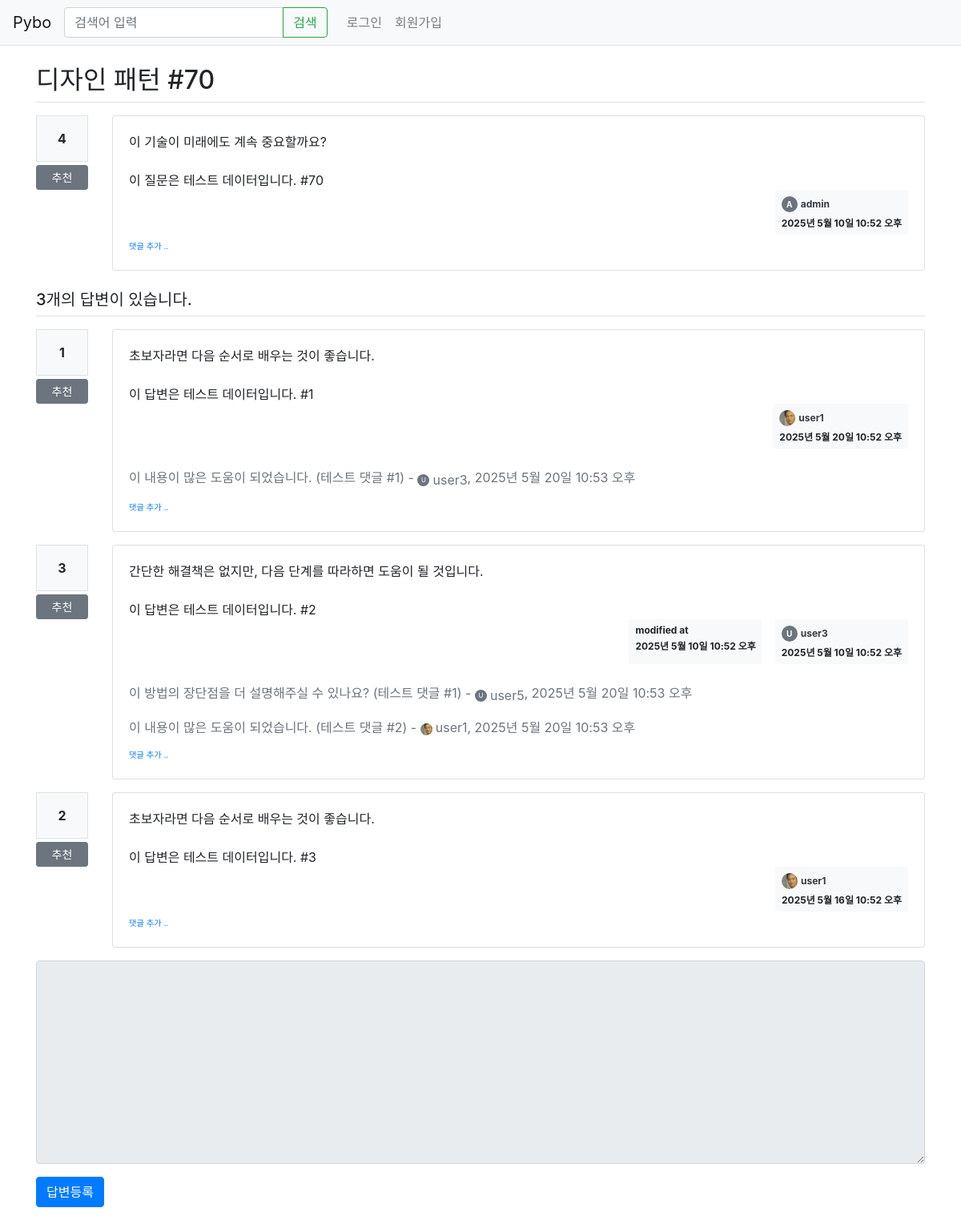
/pybo/598/, run on the app's committed database.
### pybo/models.py (models this page shows, shortened)
class Question(models.Model):
    author = models.ForeignKey(User, on_delete=models.CASCADE, related_name='author_question')
    subject = models.CharField(max_length=200)
    content = models.TextField()
    image = models.ImageField(upload_to='question_images/', null=True, blank=True)
    create_date = models.DateTimeField()
    modify_date = models.DateTimeField(null=True, blank=True)
    voter = models.ManyToManyField(User, related_name='voter_question')

class Answer(models.Model):
    author = models.ForeignKey(User, on_delete=models.CASCADE, related_name='author_answer')
    question = models.ForeignKey(Question, on_delete=models.CASCADE)
    content = models.TextField()
    create_date = models.DateTimeField()
    modify_date = models.DateTimeField(null=True, blank=True)
    voter = models.ManyToManyField(User, related_name='voter_answer')

class Comment(models.Model):
    author = models.ForeignKey(User, on_delete=models.CASCADE)
    content = models.TextField()
    create_date = models.DateTimeField()
    modify_date = models.DateTimeField(null=True, blank=True)
    question = models.ForeignKey(Question, null=True, blank=True, on_delete=models.CASCADE)
    answer = models.ForeignKey(Answer, null=True, blank=True, on_delete=models.CASCADE)

### common/models.py (models this page shows, shortened)
class Profile(models.Model):
    user = models.OneToOneField(User, on_delete=models.CASCADE, related_name='profile')
    profile_picture = models.ImageField(upload_to='profile_pics/', null=True, blank=True)

### pybo/views/base_views.py (the view)
# urls.py: path('<int:question_id>/', DetailView.as_view(), name='detail'),
class DetailView(DetailView):
    model = Question
    template_name = 'pybo/question_detail.html'
    context_object_name = 'question'
    pk_url_kwarg = 'question_id'
    def get_object(self, queryset=None):
        try:
            return QuestionService.get_question(self.kwargs.get(self.pk_url_kwarg))
        except ResourceNotFoundException:
            return get_object_or_404(Question, pk=self.kwargs.get(self.pk_url_kwarg))

### pybo/services/question_service.py (called while the page is built)
    @staticmethod
    def get_question(question_id):
        try:
            return Question.objects.get(pk=question_id)
        except Question.DoesNotExist:
            raise ResourceNotFoundException(f"Question with ID {question_id} not found")

### templates/pybo/question_detail.html (shortened to what this page needs)
{% extends 'base.html' %}
{% block content %}
<div class="container my-3">
    <h2 class="border-bottom py-2">{{ question.subject }}</h2>
    <div class="row my-3">
        <div class="col-1">
            <div class="bg-light text-center p-3 border font-weight-bolder mb-1">{{question.voter.count}}</div>
            <a href="#" data-uri="{% url 'pybo:vote_question' question.id  %}"
               class="recommend btn btn-sm btn-secondary btn-block my-1">추천</a>
        </div>
        <div class="col-11">
            <div class="card">
                <div class="card-body">
                    <div class="card-text" style="white-space: pre-line;">{{ question.content }}</div>
                    <div class="d-flex justify-content-end">
                        <div class="badge badge-light p-2 text-left">
                            <div class="mb-2 d-flex align-items-center">
                                <a href="{% url 'common:profile_user' question.author.id %}" class="mr-1">
                                    {% if question.author.profile.profile_picture %}
                                    <img src="{{ question.author.profile.profile_picture.url }}" alt="Profile Picture" class="rounded-circle" style="width: 20px; height: 20px; object-fit: cover;">
                                    {% else %}
                                    <div class="rounded-circle bg-secondary d-flex align-items-center justify-content-center" style="width: 20px; height: 20px; color: white; font-size: 10px;">
                                        {{ question.author.username.0|upper }}
                                    </div>
                                    {% endif %}
                                </a>
                                <a href="{% url 'common:profile_user' question.author.id %}" class="text-dark">
                                    {{ question.author.username }}
                                </a>
                            </div>
                            <div>{{ question.create_date }}</div>
                        </div>
                    </div>
                    <div>
                        <a href="{% url 'pybo:comment_create_question' question.id  %}"
                           class="small"><small>댓글 추가 ..</small></a>
                    </div>
                </div>
            </div>
        </div>
    </div>
    <h5 class="border-bottom my-3 py-2">{{question.answer_set.count}}개의 답변이 있습니다.</h5>
    {% for answer in question.answer_set.all %}
    <div class="row my-3">
        <div class="col-1">
            <div class="bg-light text-center p-3 border font-weight-bolder mb-1">{{answer.voter.count}}</div>
            <a href="#" data-uri="{% url 'pybo:vote_answer' answer.id  %}"
                class="recommend btn btn-sm btn-secondary btn-block my-1">추천</a>
        </div>
        <div class="col-11">
            <div class="card">
                <div class="card-body">
                    <div class="card-text" style="white-space: pre-line;">{{ answer.content }}</div>
                    <div class="d-flex justify-content-end">
                        {% if answer.modify_date %}
                        <div class="badge badge-light p-2 text-left mx-3">
                            <div class="mb-2">modified at</div>
                            <div>{{ answer.modify_date }}</div>
                        </div>
                        {% endif %}
                        <div class="badge badge-light p-2 text-left">
                            <div class="mb-2 d-flex align-items-center">
                                <a href="{% url 'common:profile_user' answer.author.id %}" class="mr-1">
                                    {% if answer.author.profile.profile_picture %}
                                    <img src="{{ answer.author.profile.profile_picture.url }}" alt="Profile Picture" class="rounded-circle" style="width: 20px; height: 20px; object-fit: cover;">
                                    {% else %}
                                    <div class="rounded-circle bg-secondary d-flex align-items-center justify-content-center" style="width: 20px; height: 20px; color: white; font-size: 10px;">
                                        {{ answer.author.username.0|upper }}
                                    </div>
                                    {% endif %}
                                </a>
                                <a href="{% url 'common:profile_user' answer.author.id %}" class="text-dark">
                                    {{ answer.author.username }}
                                </a>
                            </div>
                            <div>{{ answer.create_date }}</div>
                        </div>
                    </div>
                    {% if answer.comment_set.count > 0 %}
                    <div class="mt-3">
                    {% for comment in answer.comment_set.all %}
                        <div class="comment py-2 text-muted">
                            <span style="white-space: pre-line;">{{ comment.content }}</span>
                            <span>
                                -
                                <span class="d-inline-flex align-items-center">
                                    <a href="{% url 'common:profile_user' comment.author.id %}" class="mr-1">
                                        {% if comment.author.profile.profile_picture %}
                                        <img src="{{ comment.author.profile.profile_picture.url }}" alt="Profile Picture" class="rounded-circle" style="width: 15px; height: 15px; object-fit: cover;">
                                        {% else %}
                                        <div class="rounded-circle bg-secondary d-flex align-items-center justify-content-center" style="width: 15px; height: 15px; color: white; font-size: 8px;">
                                            {{ comment.author.username.0|upper }}
                                        </div>
                                        {% endif %}
                                    </a>
                                    <a href="{% url 'common:profile_user' comment.author.id %}" class="text-muted">
                                        {{ comment.author.username }}
                                    </a>
                                </span>, {{ comment.create_date }}
                            </span>
                        </div>
                    {% endfor %}
                    </div>
                    {% endif %}
                    <div>
                        <a href="{% url 'pybo:comment_create_answer' answer.id  %}"
                           class="small"><small>댓글 추가 ..</small></a>
                    </div>
                </div>
            </div>
        </div>
    </div>
    {% endfor %}
    <form action="{% url 'pybo:answer_create' question.id %}" method="post" class="my-3">
        <div class="form-group">
            <textarea {% if not user.is_authenticated %}disabled{% endif %}
              name="content" id="content" class="form-control" rows="10"></textarea>
        </div>
        <input type="submit" value="답변등록" class="btn btn-primary">
    </form>
</div>
{% endblock %}

### data on the page
Question: subject "디자인 패턴 #70", voter.count "4", content "이 기술이 미래에도 계속 중요할까요? 이 질문은 테스트 데이터입니다. #70", author.username.0 "A", author.username "admin", create_date "2025년 5월 10일 10:52 오후", answer_set.count "3"
Answer: voter.count "1", content "초보자라면 다음 순서로 배우는 것이 좋습니다. 이 답변은 테스트 데이터입니다. #1", author.profile.profile_picture (picture), author.username "user1", create_date "2025년 5월 20일 10:52 오후"
Comment: content "이 내용이 많은 도움이 되었습니다. (테스트 댓글 #1)", author.username.0 "U", author.username "user3", create_date "2025년 5월 20일 10:53 오후"
Answer: voter.count "3", content "간단한 해결책은 없지만, 다음 단계를 따라하면 도움이 될 것입니다. 이 답변은 테스트 데이터입니다. #2", modify_date "2025년 5월 10일 10:52 오후", author.username.0 "U", author.username "user3", create_date "2025년 5월 10일 10:52 오후"
Comment: content "이 방법의 장단점을 더 설명해주실 수 있나요? (테스트 댓글 #1)", author.username.0 "U", author.username "user5", create_date "2025년 5월 20일 10:53 오후"
Comment: content "이 내용이 많은 도움이 되었습니다. (테스트 댓글 #2)", author.profile.profile_picture (picture), author.username "user1", create_date "2025년 5월 20일 10:53 오후"
Answer: voter.count "2", content "초보자라면 다음 순서로 배우는 것이 좋습니다. 이 답변은 테스트 데이터입니다. #3", author.profile.profile_picture (picture), author.username "user1", create_date "2025년 5월 16일 10:52 오후"
